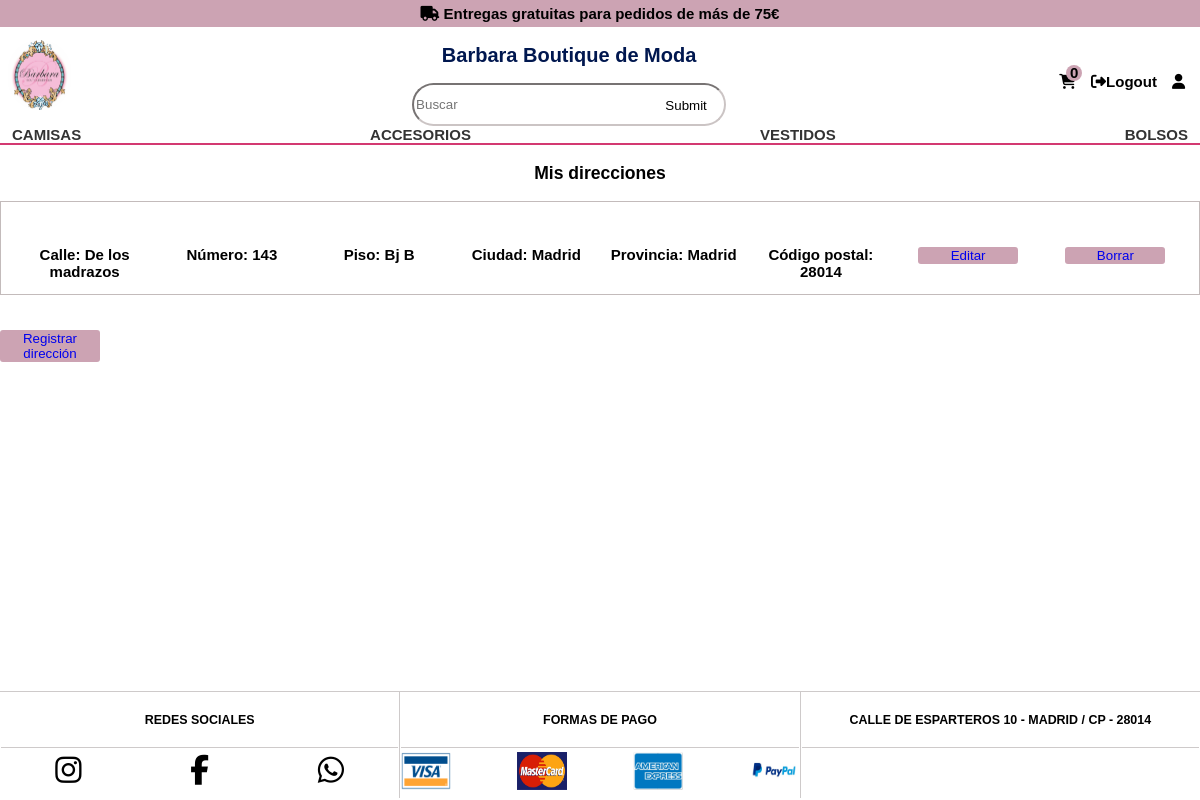
The page /php/controlador/buscarDirecciones.php (signed in) on the database its author committed.
### tables this page shows
CREATE TABLE `direcciones` (
  `id_direcciones` int NOT NULL AUTO_INCREMENT,
  `calle` varchar(30) DEFAULT NULL,
  `numero` int DEFAULT NULL,
  `piso` varchar(5) DEFAULT NULL,
  `ciudad` varchar(20) DEFAULT NULL,
  `provincia` varchar(20) DEFAULT NULL,
  `codigopostal` int DEFAULT NULL,
  `usuario_id` int DEFAULT NULL,
  PRIMARY KEY (`id_direcciones`)
);

### php/controlador/buscarDirecciones.php (called while the page is built)
<?php
require_once(__DIR__."/../modelo/modeloMetodoDirecciones.php");
    $direcciones = new modeloDirecciones();
    $datos = $direcciones->buscarDirecciones();
    require_once(__DIR__."/../vista/misDirecciones.php");
?>

### php/config/conexion.php (called while the page is built)
<?php
    function conectarse_parampdo($bd){
    $servername = "localhost";
    $username = "root";
    $password = "root";
    try {
        $conect = new PDO("mysql:host=$servername;dbname=$bd", $username, $password);
      $conect->setAttribute(PDO::ATTR_ERRMODE, PDO::ERRMODE_EXCEPTION);
    } catch(PDOException $e) {
        $conect->rollback();
        echo "la conexion ha fallado". $e->getMessage();
        exit;
  }
     return $conect;
  }
?>

### php/modelo/modeloMetodoDirecciones.php (called while the page is built, shortened)
<?php
require_once ("../config/conexion.php");
class modeloDirecciones {
    public function __construct() {
        $this->productoDevuelto = array();
        $this->dbh = conectarse_parampdo("formulariotienda");
    }
    public function buscarDirecciones(){
        $id=$_SESSION['id'];
        $stmt=$this->dbh-> prepare('SELECT * FROM direcciones where usuario_id=:id');
        $stmt->bindParam(':id',$id);
        $stmt->execute();
        $row= $stmt->fetchAll(PDO::FETCH_OBJ);
        if (!empty($row)){
            foreach ($row as $res)
        {
            $this->productoDevuelto[]=$res;
        }
            return $this->productoDevuelto;
            $this->dbh=null;
        }
    }
}
?>

### php/vista/misDirecciones.php (the view, shortened to what this page needs)
<!DOCTYPE html>
<html lang="en">
    <head>
        <link rel="stylesheet" href="../../css/estilos.css">
        <link rel="stylesheet" href="../../css/estilosEspecificos.css">
    </head>
    <body>
        <div class="container">
            <?php include ($_SERVER['DOCUMENT_ROOT']."/dashboard/TiendaOnlineTFG/php/controlador/header.php"); ?>
            <div class="contenedorGeneralInfo">
                <h3>Mis direcciones</h3>
                <?php
                    if(isset($datos)) {
                        foreach ($datos as $dato) {
                            $idDireccion = $dato->id_direcciones;
                ?>
                <div class="informaciones">
                    <p><span>Calle:</span> <?php echo $dato->calle; ?></p>
                    <p><span>Número:</span> <?php echo $dato->numero; ?></p>
                    <p><span>Piso:</span> <?php echo $dato->piso; ?></p>
                    <p><span>Ciudad:</span> <?php echo $dato->ciudad; ?></p>
                    <p><span>Provincia:</span> <?php echo $dato->provincia; ?></p>
                    <p><span>Código postal:</span> <?php echo $dato->codigopostal; ?></p>
                    <p><button><a href="../controlador/editarDirecciones.php?idDireccion=<?=$idDireccion?>">Editar</a></button></p>
                    <p><button><a href="../controlador/borrarDirecciones.php?idDireccion=<?=$idDireccion?>">Borrar</a></button></p>
                </div>
                <?php
                            }
                    }    else {
                ?>
                <p>No tienes direcciones registradas</p>
                <?php
                        }
                ?>
                <button><a href="../controlador/registrarDirecciones.php?perfil=perfil">Registrar dirección</a></button>
            </div>
        <?php include ($_SERVER['DOCUMENT_ROOT']."/dashboard/TiendaOnlineTFG/php/vista/footer.php"); ?>
        </div>
    </body>
</html>

### css/estilos.css (style rules this page uses)
body { font-size: 15px; background-color: #ffffff; margin: 0; font-family: Futura, Calibri, sans-serif; font-weight: 700; }
a { text-decoration: none; }
p { margin: 0; }
.container { width: 100%; }
.contenedorGeneralInfo { min-height: calc(100vh - 272px); }
button a { text-decoration: none; }
button { background-color: #CCA3B3; width: 100px; margin: 20px auto; margin-top: 35px; border: 0; border-radius: 3px; }

### css/estilosEspecificos.css (style rules this page uses)
h3 { text-align: center; }
.informaciones p, .informaciones a { width: calc(25%); text-align: center; }
.informaciones:first-of-type { border-top: 1px solid #c3bbbb; }
.informaciones { display: flex; align-items: baseline; justify-content: space-between; padding: 10px; border: 1px solid #c3bbbb; border-top: 0px; }

### rows shown on the page
direcciones: calle "De los madrazos", numero "143", piso "Bj B", ciudad "Madrid", provincia "Madrid", codigopostal "28014"

### other values the page prints
$cantidadCestaTotal "0"
